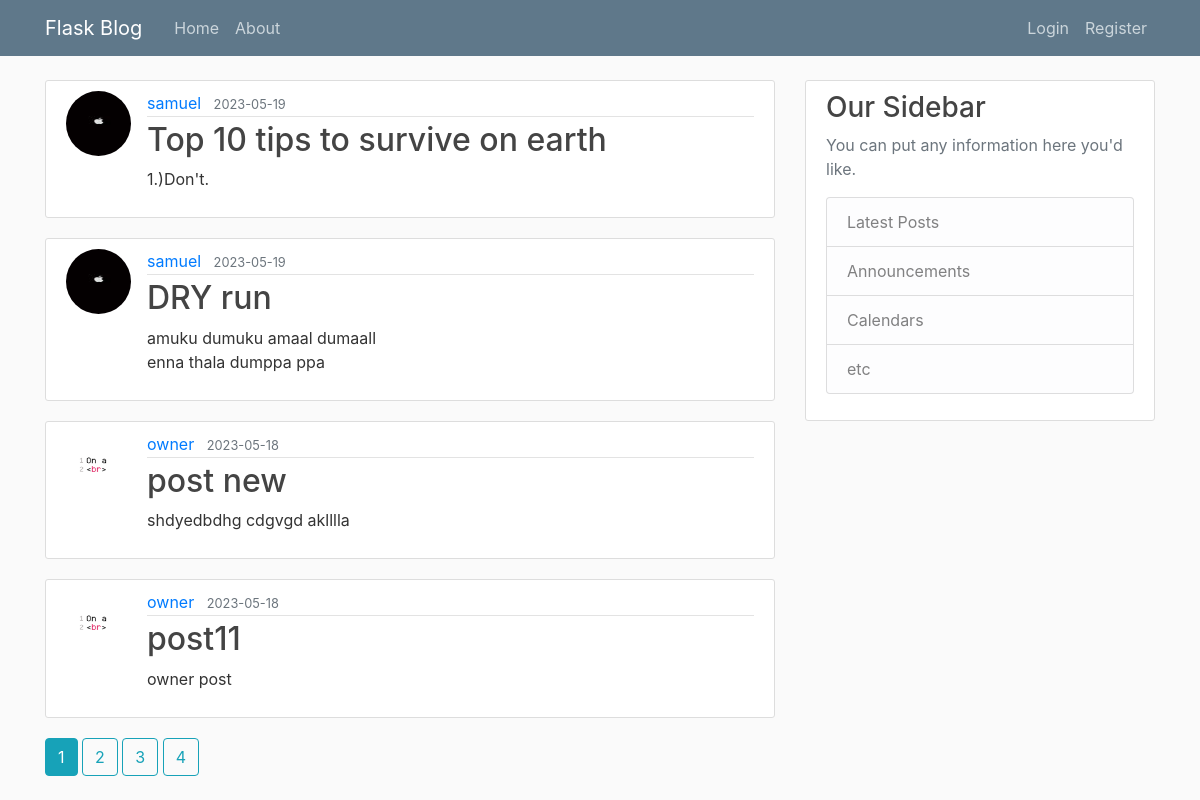
The page /home on the database its author committed.
### flaskblog/models.py (models this page shows, shortened)
class Post(db.Model):
    id = db.Column(db.Integer, primary_key=True)
    title = db.Column(db.String(100), nullable=False)
    date_posted = db.Column(db.DateTime, nullable=False, default=datetime.utcnow)
    content = db.Column(db.Text, nullable=False)
    user_id = db.Column(db.Integer, db.ForeignKey("user.id"), nullable=False)

class User(db.Model, UserMixin):
    id = db.Column(db.Integer, primary_key=True)
    username = db.Column(db.String(20), unique=True, nullable=False)
    email = db.Column(db.String(120), unique=True, nullable=False)
    image_file = db.Column(db.String(20), nullable=False, default="default.jpg")
    password = db.Column(db.String(60), nullable=False)
    posts = db.relationship("Post", backref="author", lazy=True)

### flaskblog/main/routes.py (the view)
@main.route("/")
@main.route("/home")
def home():
    page = request.args.get("page", 1, type=int)
    posts = Post.query.order_by(Post.date_posted.desc()).paginate(page=page, per_page=4)
    return render_template("home.html", posts=posts)

### flaskblog/templates/home.html
{% extends "layout.html" %}
{% block content %}
{% for post in posts.items %}
<article class="media content-section">
    <img class="rounded-circle article-img" src="{{ url_for('static',filename='profile/'+post.author.image_file)}}"
        alt="">
    <div class="media-body">
        <div class="article-metadata">
            <a class="mr-2" href="{{ url_for('users.user_posts', username=post.author.username) }}">{{
                post.author.username
                }}</a>
            <small class="text-muted">{{ post.date_posted.strftime('%Y-%m-%d') }}</small>
        </div>
        <h2><a class="article-title" href="{{ url_for('posts.post',post_id=post.id)}}">{{ post.title }}</a></h2>
        <p class="article-content">{{ post.content }}</p>
    </div>
</article>
{% endfor %}
{% for page_num in posts.iter_pages(left_edge=1, right_edge=1, left_current=1, right_current=2) %}
{% if page_num %}
{% if posts.page == page_num %}
<a class="btn btn-info mb-4" id="linkButton" href="{{ url_for('main.home', page=page_num) }}">{{ page_num }}</a>
{% else %}
<a class="btn btn-outline-info mb-4" id="linkButton" href="{{ url_for('main.home', page=page_num) }}">{{ page_num }}</a>
{% endif %}
{% else %}
...
{% endif %}
{% endfor %}
{% endblock content %}

### flaskblog/templates/layout.html (shortened to what this page needs)
<!DOCTYPE html>
<html lang="en">
<head>
    <link rel="stylesheet" href="https://maxcdn.bootstrapcdn.com/bootstrap/4.0.0/css/bootstrap.min.css"
>
    <link rel="stylesheet" type="text/css" href="{{ url_for('static', filename='main.css') }}">
</head>
<body>
    <header class="site-header">
        <nav class="navbar navbar-expand-md navbar-dark bg-steel fixed-top">
            <div class="container">
                <a class="navbar-brand mr-4" href="/">Flask Blog</a>
                <div class="collapse navbar-collapse" id="navbarToggle">
                    <div class="navbar-nav mr-auto">
                        <a class="nav-item nav-link" href="{{ url_for('main.home') }}">Home</a>
                        <a class="nav-item nav-link" href="{{ url_for('main.about') }}">About</a>
                    </div>
                    <div class="navbar-nav">
                        {% if current_user.is_authenticated %}
                        <a class="nav-item nav-link" href="{{ url_for('posts.new_post') }}">New Post</a>
                        <a class="nav-item nav-link" href="{{ url_for('users.account') }}">Account</a>
                        <a class="nav-item nav-link" href="{{ url_for('users.logout') }}">Logout</a>
                        {% else %}
                        <a class="nav-item nav-link" href="{{ url_for('users.login') }}">Login</a>
                        <a class="nav-item nav-link" href="{{ url_for('users.register') }}">Register</a>
                        {% endif %}
                    </div>
                </div>
            </div>
        </nav>
    </header>
    <main role="main" class="container">
        <div class="row">
            <div class="col-md-8">
                {% block content %}{% endblock %}
            </div>
            <div class="col-md-4">
                <div class="content-section">
                    <h3>Our Sidebar</h3>
                    <p class='text-muted'>You can put any information here you'd like.
                    <ul class="list-group">
                        <li class="list-group-item list-group-item-light">Latest Posts</li>
                        <li class="list-group-item list-group-item-light">Announcements</li>
                        <li class="list-group-item list-group-item-light">Calendars</li>
                        <li class="list-group-item list-group-item-light">etc</li>
                    </ul>
                    </p>
                </div>
            </div>
        </div>
    </main>
</body>
</body>
</html>

### flaskblog/static/main.css (style rules this page uses)
body { background: #fafafa; color: #333333; margin-top: 5rem; }
h1, h2, h3, h4, h5, h6 { color: #444444; }
.bg-steel { background-color: #5f788a; }
.site-header .navbar-nav .nav-link { color: #cbd5db; }
.content-section { background: #ffffff; padding: 10px 20px; border: 1px solid #dddddd; border-radius: 3px; margin-bottom: 20px; }
.article-title { color: #444444; }
.article-content { white-space: pre-line; }
.article-img { height: 65px; width: 65px; margin-right: 16px; }
.article-metadata { padding-bottom: 1px; margin-bottom: 4px; border-bottom: 1px solid #e3e3e3 }

### rows shown on the page
Post: image_file (picture), author.username "samuel", date_posted "2023-05-19", title "Top 10 tips to survive on earth", content "1.)Don't."
Post: image_file (picture), author.username "samuel", date_posted "2023-05-19", title "DRY run", content "amuku dumuku amaal dumaall enna thala dumppa ppa"
Post: image_file (picture), author.username "owner", date_posted "2023-05-18", title "post new", content "shdyedbdhg cdgvgd aklllla"
Post: image_file (picture), author.username "owner", date_posted "2023-05-18", title "post11", content "owner post"

### other values the page prints
{{ page_num }} "1"
{{ page_num }} "2" "3" "4"
